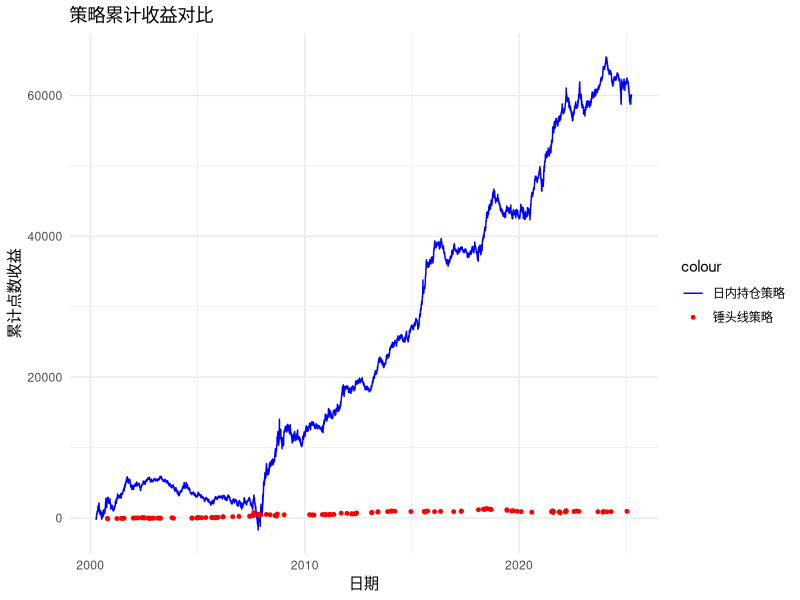

This figure's R source:
library(zoo)
library(xts)
library(TTR)
library(quantmod)
library(ggplot2)
library(dplyr)

# ========== 📥 读取 CSV ==========
column_names <- read.csv("HSI_25years.csv", skip = 2, nrows = 1, header = FALSE)
col_names <- as.character(unlist(column_names))

data <- read.csv("HSI_25years.csv", skip = 3, header = FALSE, col.names = col_names)
colnames(data) <- c("Datetime", "Open", "High", "Low", "Close", "Volume")

# ========== 🧹 数据清洗 ==========
data$Datetime <- as.POSIXct(data$Datetime, format = "%Y-%m-%d")
cols <- c("Open", "High", "Low", "Close", "Volume")
data[cols] <- lapply(data[cols], function(x) as.numeric(as.character(x)))

# ========== 🔁 构建 xts ==========
ohlc <- xts(data[, cols], order.by = data$Datetime)

# ========== 📊 计算布林带 ==========
bb <- BBands(Cl(ohlc), n = 20)
ohlc$mavg <- bb$mavg

# ========== 🔍 改进版锤头线识别函数 ==========
isHammer <- function(open, high, low, close, lower_shadow_ratio = 2, upper_shadow_ratio = 1) {
  body <- abs(close - open)
  lower_shadow <- pmin(open, close) - low
  upper_shadow <- high - pmax(open, close)
  
  return(lower_shadow > lower_shadow_ratio * body & upper_shadow < upper_shadow_ratio * body)
}

# ========== 🟢 识别锤头线 ==========
lower_shadow_param <- 2   # 可调参数
upper_shadow_param <- 1   # 可调参数

ohlc$Hammer <- mapply(
  isHammer,
  open = as.numeric(ohlc$Open),
  high = as.numeric(ohlc$High),
  low = as.numeric(ohlc$Low),
  close = as.numeric(ohlc$Close),
  MoreArgs = list(lower_shadow_ratio = lower_shadow_param, upper_shadow_ratio = upper_shadow_param)
)

# ========== 💡 生成交易信号 ==========
ohlc$Signal <- NA
ohlc$Signal[which(ohlc$Hammer == 1 & ohlc$Close < ohlc$mavg)] <- "Buy"

upper_shadow <- as.numeric(ohlc$High) - 
  pmax(as.numeric(ohlc$Open), as.numeric(ohlc$Close))

ohlc$Signal[which(
  ohlc$Close > ohlc$mavg &
    upper_shadow > 2 * abs(as.numeric(ohlc$Close) - as.numeric(ohlc$Open))
)] <- "Sell"

# ========== 📌 构建交易记录 ==========
trade_dates <- index(ohlc)[which(ohlc$Signal == "Buy")]
buy_price <- as.numeric(Op(ohlc)[trade_dates])
sell_price <- as.numeric(Cl(ohlc)[trade_dates])
profit_points <- sell_price - buy_price

strategy_df <- data.frame(
  Date = trade_dates,
  Buy_Price = round(buy_price, 2),
  Sell_Price = round(sell_price, 2),
  Profit = round(profit_points, 2)
)

# ========== 🔵 日内策略：每日开盘买入收盘卖出 ==========
daily_df <- data.frame(
  Date = index(ohlc),
  Buy_Price = round(as.numeric(Op(ohlc)), 2),
  Sell_Price = round(as.numeric(Cl(ohlc)), 2)
)
daily_df$Profit <- round(daily_df$Sell_Price - daily_df$Buy_Price, 2)

# ========== 📊 收益总结 ==========
cat("===== 策略一：锤头线策略 =====\n")
cat("交易次数：", nrow(strategy_df), "\n")
cat("累计点数收益：", sum(strategy_df$Profit), "\n")
cat("平均单笔收益：", round(mean(strategy_df$Profit), 2), "\n")
cat("胜率：", round(mean(strategy_df$Profit > 0) * 100, 2), "%\n\n")

cat("===== 策略二：日内持仓策略 =====\n")
cat("交易次数：", nrow(daily_df), "\n")
cat("累计点数收益：", sum(daily_df$Profit), "\n")
cat("平均单笔收益：", round(mean(daily_df$Profit), 2), "\n")
cat("胜率：", round(mean(daily_df$Profit > 0) * 100, 2), "%\n")

# ========== 📈 收益对比图 ==========
strategy_df$Cumulative_Profit <- cumsum(strategy_df$Profit)
daily_df$Cumulative_Profit <- cumsum(daily_df$Profit)

compare_df <- data.frame(
  Date = daily_df$Date,
  Daily_Strategy = daily_df$Cumulative_Profit
)

strategy_cum <- data.frame(
  Date = strategy_df$Date,
  Hammer_Strategy = strategy_df$Cumulative_Profit
)

compare_df <- left_join(compare_df, strategy_cum, by = "Date")

ggplot(compare_df, aes(x = Date)) +
  geom_line(aes(y = Daily_Strategy, color = "日内持仓策略")) +
  geom_point(aes(y = Hammer_Strategy, color = "锤头线策略"), size = 1) +
  labs(title = "策略累计收益对比", x = "日期", y = "累计点数收益") +
  scale_color_manual(values = c("日内持仓策略" = "blue", "锤头线策略" = "red")) +
  theme_minimal()
